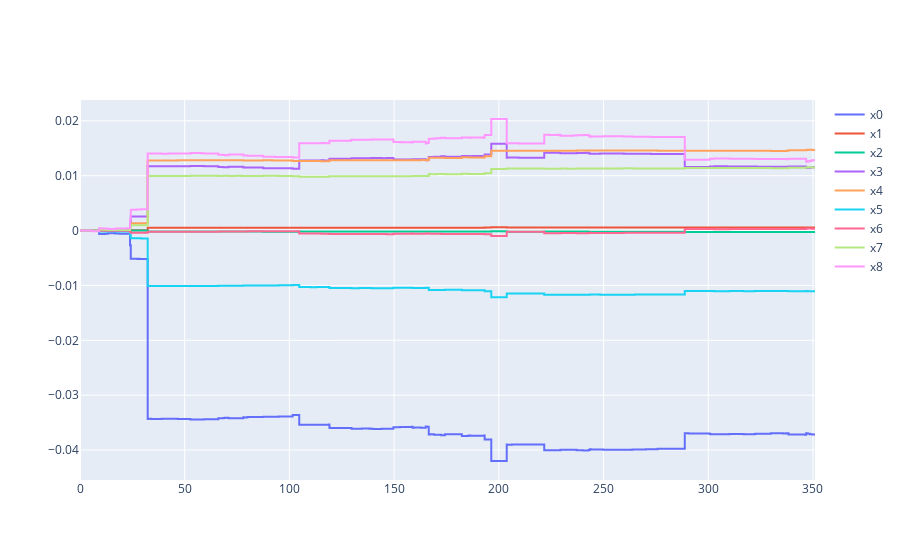

The notebook cell this image was saved under:
### Code cell
dl_expl = DeepLiftExplainer(deephit_, test_X, test_y)
dl_expl0 = dl_expl(test_X.iloc[[14]]).iloc[0]
plot_expl(dl_expl0)

### Figure 1 — Plotly figure (JSON) as saved in the notebook; plotly's stock layout.template omitted (floating-point values rounded to 4 significant figures; data arrays with more than 128 entries replaced by an {"elided": "..."} marker saying what was removed)
{"data": [{"line": {"shape": "hv"}, "mode": "lines", "name": "x0", "type": "scatter", "x": {"elided": "1000 float values"}, "y": {"elided": "1000 float values"}}, {"line": {"shape": "hv"}, "mode": "lines", "name": "x1", "type": "scatter", "x": {"elided": "1000 float values"}, "y": {"elided": "1000 float values"}}, {"line": {"shape": "hv"}, "mode": "lines", "name": "x2", "type": "scatter", "x": {"elided": "1000 float values"}, "y": {"elided": "1000 float values"}}, {"line": {"shape": "hv"}, "mode": "lines", "name": "x3", "type": "scatter", "x": {"elided": "1000 float values"}, "y": {"elided": "1000 float values"}}, {"line": {"shape": "hv"}, "mode": "lines", "name": "x4", "type": "scatter", "x": {"elided": "1000 float values"}, "y": {"elided": "1000 float values"}}, {"line": {"shape": "hv"}, "mode": "lines", "name": "x5", "type": "scatter", "x": {"elided": "1000 float values"}, "y": {"elided": "1000 float values"}}, {"line": {"shape": "hv"}, "mode": "lines", "name": "x6", "type": "scatter", "x": {"elided": "1000 float values"}, "y": {"elided": "1000 float values"}}, {"line": {"shape": "hv"}, "mode": "lines", "name": "x7", "type": "scatter", "x": {"elided": "1000 float values"}, "y": {"elided": "1000 float values"}}, {"line": {"shape": "hv"}, "mode": "lines", "name": "x8", "type": "scatter", "x": {"elided": "1000 float values"}, "y": {"elided": "1000 float values"}}], "layout": {}}
